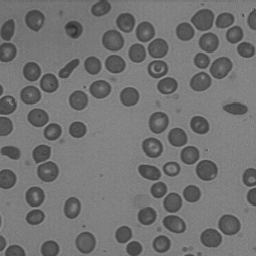
#> input picture TB_image/TUT.IMG.image_segmentation_histogram_clustering/matlab/cells.png, 256 x 256 px, found by its file name
$ python segmentation.py
#> lines starting #> are read from the running program, lines starting #| are printed output that depends on the picture; after the words box and inside, x2 and y2 are one past the last pixel; in counts of white or black regions, pixels touching at a corner belong together
# -*- coding: utf-8 -*-
"""
Created on Wed Feb 18 11:17:37 2015
Segmentation by threshold with the Otsu method for calculating automatic
threshold value.

@author: yann
"""

import numpy as np
from scipy import misc
import imageio
import matplotlib.pyplot as plt  # plots
from skimage import filters  # otsu thresholding

# automatic threshold


def autothresh(image):
    """ Automatic threshold method
    @param image: image to segment
    @return : threshold value
    """
    s = 0.5*(np.amin(image) + np.amax(image))
    done = False
    while ~done:
        B = image >= s
        sNext = .5*(np.mean(image[B]) + np.mean(image[~B]))
        done = abs(s-sNext) < .5
        s = sNext
    return s


# START -------------------------------
cells = imageio.imread('cells.png')
#> cells is the input picture: shape (256, 256); min 39, max 156, mean 114.8

# display histogram
fig = plt.figure()
plt.hist(cells.flatten(), 256)
fig.show()
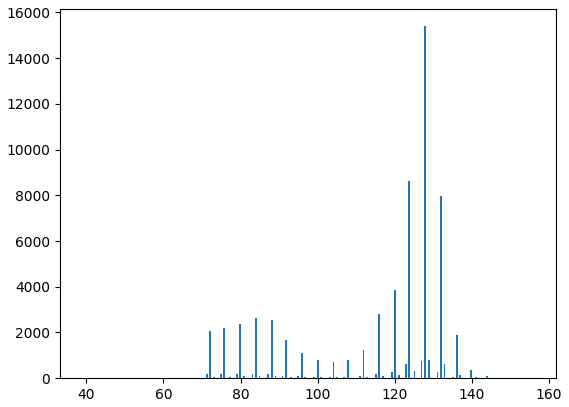
#> figure drawn by matplotlib, 1 panel; tallest bar 15400 high, from x = 127.7 to 128.1
fig.savefig("histo.pdf", bbox_inches='tight')

# manual segmentation
fig = plt.figure()
plt.subplot(1, 2, 1)
plt.imshow(cells, plt.cm.gray)
plt.title('Original image')
plt.subplot(1, 2, 2)
plt.imshow(cells > 80, plt.cm.gray)
plt.title('Manual segmentation')
fig.savefig("manual.pdf")
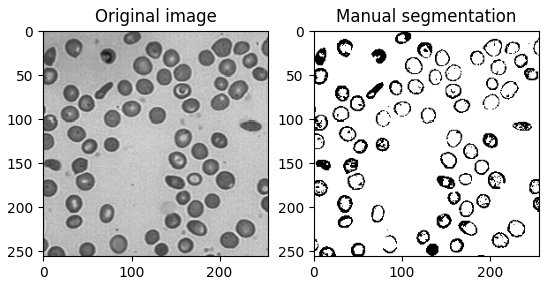
#> figure drawn by matplotlib, 2 panels

# Automatic threshold
s_auto = autothresh(cells)
#> in autothresh, `s = 0.5*(np.amin(image) + np.amax(image))`: s = 97.5
#> the loop in autothresh, `while ~done:` made 3 passes
#> (sNext, done, s) on passes 1 to 3: (104, False, 104), (105.3, False, 105.3), (105.3, True, 105.3)
#> pass 1, in autothresh, `B = image >= s`:
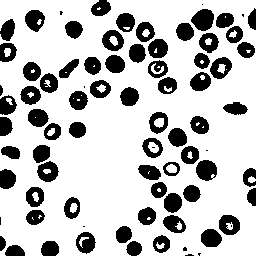
#> B: shape (256, 256) bool; 75.2% white; 81 black regions (12 under 20 px), largest, box (x1, y1, x2, y2) and area: (191, 9, 214, 31) 370, (196, 160, 217, 181) 338, (219, 215, 240, 235) 306
#> pass 2, in autothresh, `B = image >= s`:
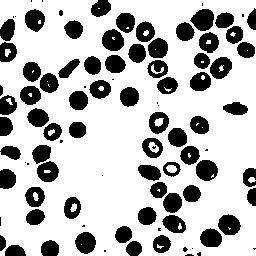
#> B: shape (256, 256) bool; 72.7% white; 95 black regions (25 under 20 px), largest, box (x1, y1, x2, y2) and area: (190, 9, 214, 31) 382, (102, 29, 124, 51) 370, (196, 160, 218, 181) 360
#> s_auto = 105.3

# Otsu thresholding
s_otsu = filters.threshold_otsu(cells)
#> s_otsu = 105

fig = plt.figure()
plt.subplot(1, 2, 1)
plt.imshow(cells > s_auto, plt.cm.gray)
plt.title('Automatic thresholding')
plt.subplot(1, 2, 2)
#> (the run stopped early here; a loop or call above may not have finished)
